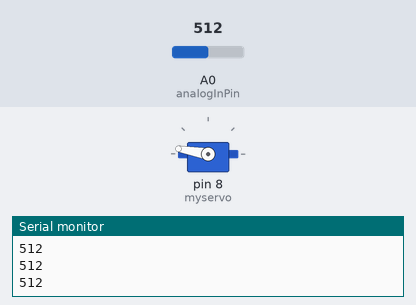
This sketch was run on a simulated Arduino Uno, built with avr-gcc and run on an emulated ATmega328P. On the bench: servo, the last lines printed to the serial monitor. Inputs (shaded band) come from the test bench; at power-on: A0 (analogInPin) = 512.

Above: at 3.7 s.
3.8 s: A0 (analogInPin) set to 315
5.3 s: A0 (analogInPin) set to 284
At 8.2 s:
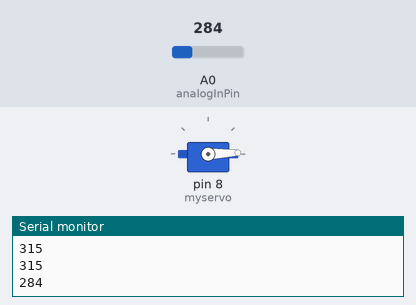
8.3 s: A0 (analogInPin) set to 306
At 9.2 s:
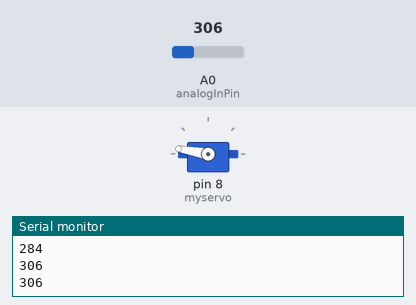
10.0 s: A0 (analogInPin) set to 290
At 10.56 s:
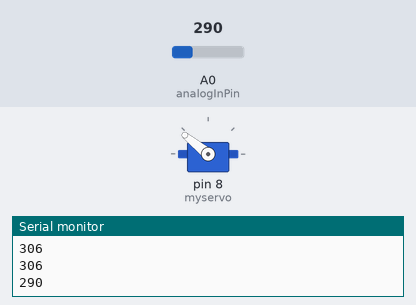
Timing chart, 0 to 14.0 s (numbered marks = the images above; inputs shaded):
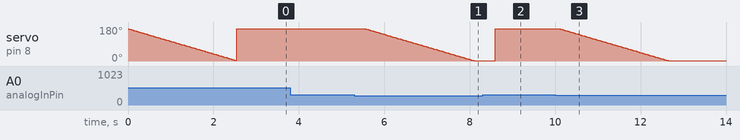

The sketch:

index.ino
```cpp
#include <Servo.h>

Servo myservo;
int pos = 0;
boolean isOpen = true;

const int analogInPin = A0;
int sensorValue = 0;

void setup() {
  myservo.attach(8);
  Serial.begin(9600);
  close();
}
void open() {
  if (!isOpen) {
    isOpen = true;
    myservo.write(170);
  }
}

void close() {

  if (isOpen) {
    isOpen = false;
    for (pos = 170; pos >= 2; pos -= 1) {
      myservo.write(pos);
      delay(15);
    }
  }
}

void loop() {
  sensorValue = analogRead(analogInPin);
  Serial.println(sensorValue);
  if (sensorValue > 300) {
    open();
  } else {
    close();
  }

  delay(500);
}
```

Measured:
- the behaviour switches between 301 and 300 on A0 (analogInPin) (found by bisection; images 0 and 1)
- after the input at 5.3 s, servo on pin 8 (myservo): moves from 170° to 2° over 2.5 s, starting after 0.27 s
- after the input at 8.3 s, servo on pin 8 (myservo): 2° → 170° after 0.30 s
- after the input at 10.0 s, servo on pin 8 (myservo): moves from 170° to 2° over 2.5 s, starting after 0.11 s
